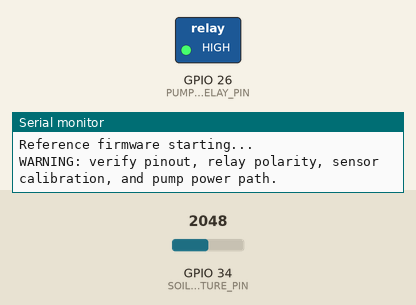
The program below on a simulated ESP32. Parts: switched loads named in the program (green lamp = pin HIGH), the last lines printed to the serial monitor. Inputs (shaded band) come from the test bench; at power-on: GPIO 34 (SOIL_MOISTURE_PIN) = 2048 (analog values on the 0–4095 scale).

Above: at 1.4 s.
1.5 s: GPIO 34 (SOIL_MOISTURE_PIN) set to 2446
5.5 s: GPIO 34 (SOIL_MOISTURE_PIN) set to 2534
At 6.6 s:
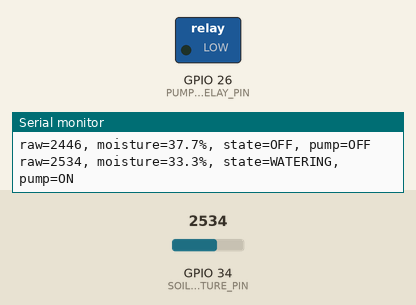
9.5 s: GPIO 34 (SOIL_MOISTURE_PIN) set to 2163
12.4 s: GPIO 34 (SOIL_MOISTURE_PIN) set to 2057
At 15.1 s:
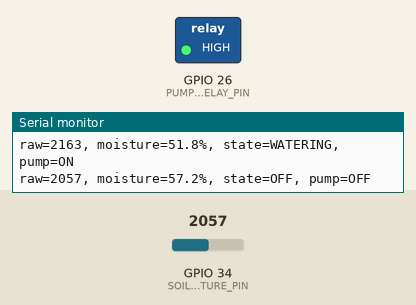
15.5 s: GPIO 34 (SOIL_MOISTURE_PIN) set to 2866
At 16.6 s:
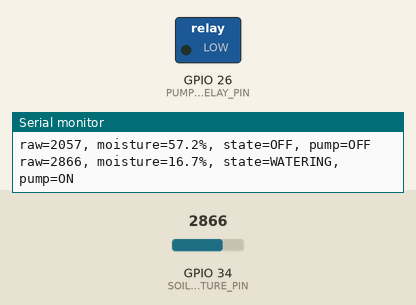
Timing chart, 0 to 18.5 s (numbered marks = the images above; inputs shaded):
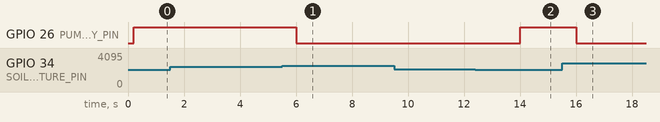

Measured:
- the behaviour switches between 2500 and 2501 on GPIO 34 (SOIL_MOISTURE_PIN) (found by bisection; images 0 and 1)
- the behaviour switches between 2101 and 2100 on GPIO 34 (SOIL_MOISTURE_PIN) (found by bisection; images 1 and 2)
- after the input at 5.5 s, GPIO 26 (PUMP_RELAY_PIN): HIGH → LOW after 0.50 s
- after the input at 12.4 s, GPIO 26 (PUMP_RELAY_PIN): LOW → HIGH after 1.6 s
- after the input at 15.5 s, GPIO 26 (PUMP_RELAY_PIN): HIGH → LOW after 0.50 s

The program:

main.cpp
```cpp
#include <Arduino.h>
#include <math.h>

#include "config.h"

namespace {

enum class IrrigationState {
    OFF,
    WATERING,
    SENSOR_FAULT
};

struct MoistureReading {
    int raw;
    float percent;
    bool valid;
};

class SoilMoistureSensor {
public:
    explicit SoilMoistureSensor(uint8_t pin) : pin_(pin) {}

    void begin() const {
        pinMode(pin_, INPUT);
    }

    MoistureReading read() const {
        const int raw = analogRead(pin_);

        if (raw < 0 || raw > config::ADC_MAX) {
            return {raw, NAN, false};
        }

        const float span = static_cast<float>(config::ADC_DRY - config::ADC_WET);
        if (span <= 0.0f) {
            return {raw, NAN, false};
        }

        float percent =
            (static_cast<float>(config::ADC_DRY - raw) / span) * 100.0f;

        percent = constrain(percent, 0.0f, 100.0f);
        return {raw, percent, true};
    }

private:
    uint8_t pin_;
};

class PumpRelay {
public:
    explicit PumpRelay(uint8_t pin) : pin_(pin) {}

    void begin() {
        pinMode(pin_, OUTPUT);
        off();
    }

    void on() {
        digitalWrite(pin_, config::RELAY_ON_LEVEL);
        state_ = true;
    }

    void off() {
        digitalWrite(pin_, config::RELAY_OFF_LEVEL);
        state_ = false;
    }

    bool isOn() const {
        return state_;
    }

private:
    uint8_t pin_;
    bool state_ = false;
};

class IrrigationController {
public:
    IrrigationState update(const MoistureReading& reading) {
        if (!reading.valid || isnan(reading.percent)) {
            return IrrigationState::SENSOR_FAULT;
        }

        if (state_ == IrrigationState::WATERING) {
            if (reading.percent >= config::STOP_THRESHOLD_PERCENT) {
                state_ = IrrigationState::OFF;
            }
        } else if (reading.percent < config::START_THRESHOLD_PERCENT) {
            state_ = IrrigationState::WATERING;
        } else {
            state_ = IrrigationState::OFF;
        }

        return state_;
    }

private:
    IrrigationState state_ = IrrigationState::OFF;
};

const char* stateToString(IrrigationState state) {
    switch (state) {
        case IrrigationState::OFF:
            return "OFF";
        case IrrigationState::WATERING:
            return "WATERING";
        case IrrigationState::SENSOR_FAULT:
            return "SENSOR_FAULT";
    }
    return "UNKNOWN";
}

SoilMoistureSensor sensor(config::SOIL_MOISTURE_PIN);
PumpRelay pump(config::PUMP_RELAY_PIN);
IrrigationController controller;

uint32_t lastSampleMs = 0;

void runControlCycle() {
    const MoistureReading reading = sensor.read();
    const IrrigationState state = controller.update(reading);

    if (state == IrrigationState::WATERING) {
        pump.on();
    } else {
        pump.off();
    }

    Serial.print("raw=");
    Serial.print(reading.raw);
    Serial.print(", moisture=");

    if (reading.valid) {
        Serial.print(reading.percent, 1);
        Serial.print("%");
    } else {
        Serial.print("INVALID");
    }

    Serial.print(", state=");
    Serial.print(stateToString(state));
    Serial.print(", pump=");
    Serial.println(pump.isOn() ? "ON" : "OFF");
}

}

void setup() {
    Serial.begin(115200);
    delay(200);

    analogReadResolution(12);
    sensor.begin();
    pump.begin();

    Serial.println();
    Serial.println("ESP32 Smart Irrigation System");
    Serial.println("Reference firmware starting...");
    Serial.println("WARNING: verify pinout, relay polarity, sensor calibration, and pump power path.");
}

void loop() {
    const uint32_t now = millis();

    if (now - lastSampleMs >= config::SAMPLE_INTERVAL_MS) {
        lastSampleMs = now;
        runControlCycle();
    }
}
```

config.h
```cpp
#pragma once

#include <Arduino.h>

// Reference pinout for a generic ESP32 DevKit.
// Verify GPIO availability and relay logic against the exact board/module.
namespace config {
constexpr uint8_t SOIL_MOISTURE_PIN = 34;
constexpr uint8_t PUMP_RELAY_PIN = 26;

constexpr uint8_t RELAY_ON_LEVEL = LOW;
constexpr uint8_t RELAY_OFF_LEVEL = HIGH;

constexpr int ADC_DRY = 3200;
constexpr int ADC_WET = 1200;
constexpr int ADC_MAX = 4095;

constexpr float START_THRESHOLD_PERCENT = 35.0f;
constexpr float STOP_THRESHOLD_PERCENT = 55.0f;

constexpr uint32_t SAMPLE_INTERVAL_MS = 2000;
}
```
